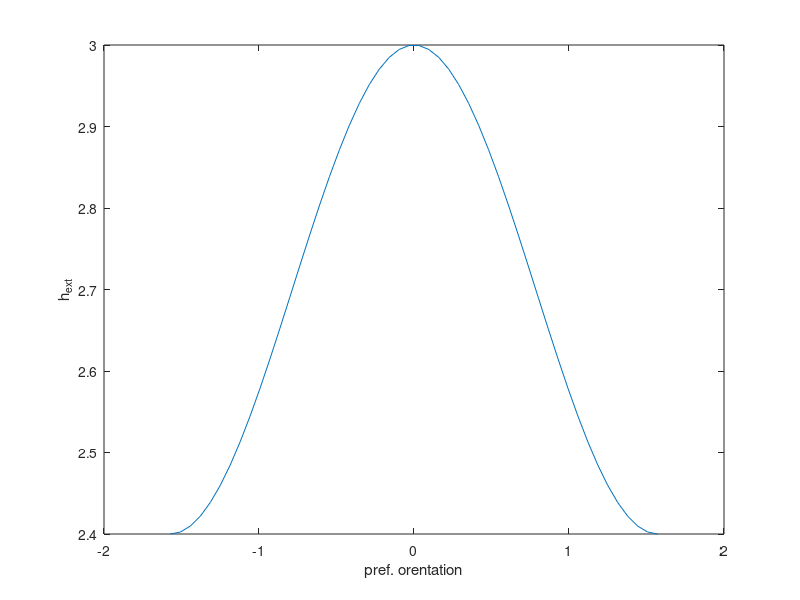
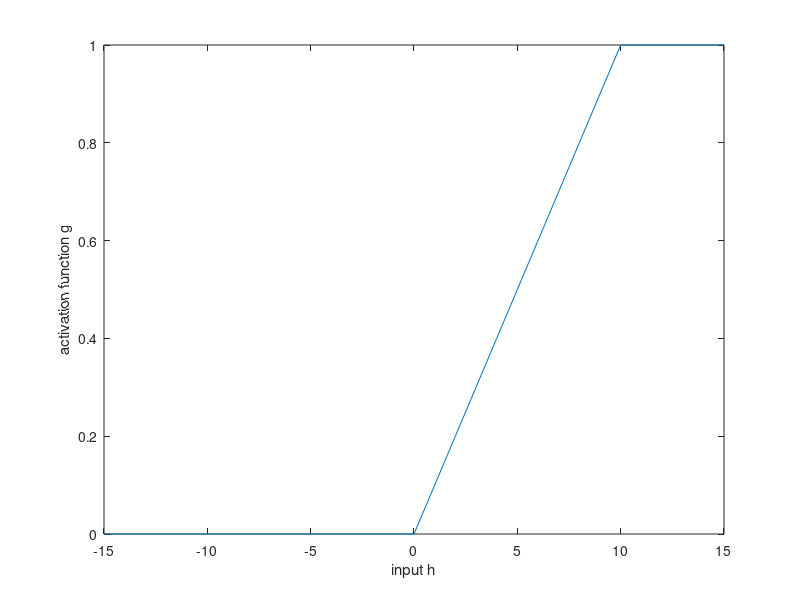
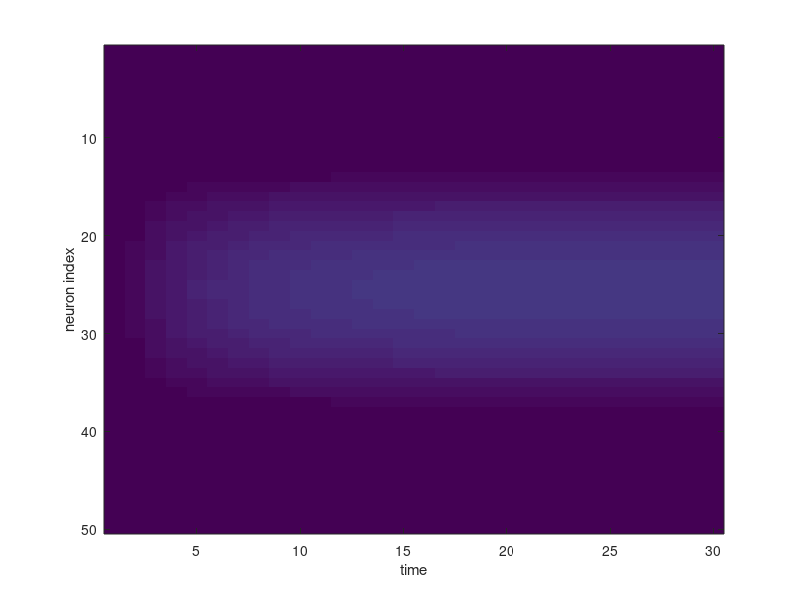
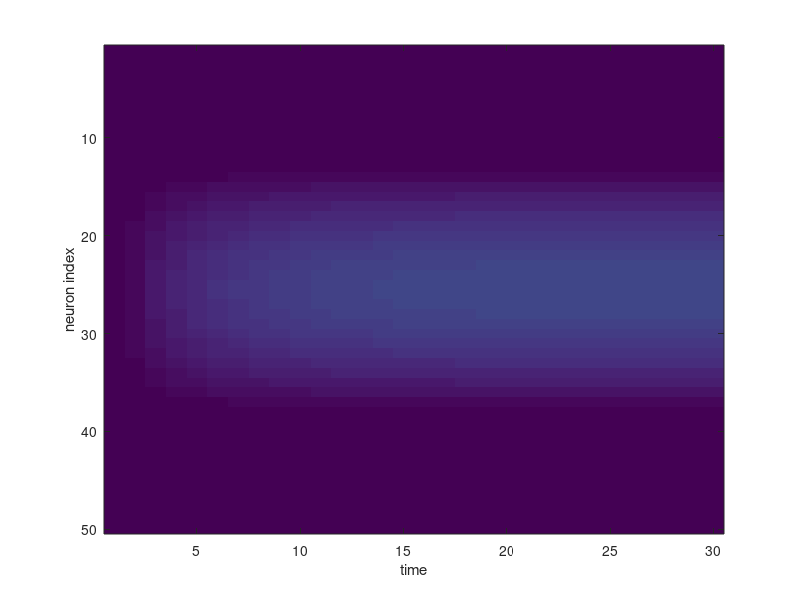

Write MATLAB code to recreate these figures, in order.
function RingNetworkAnswer
%%%%%%%% Coding the input %%%%%%%%%%%%%%%%%%%%%%%%%%%%%%%%%%%%%%%%%%%%%%
function out = h_input(theta, theta0, c, epsilon)
	out = c * ( 1 - epsilon + epsilon * cos( 2 * (theta - theta0))) ;
end
n_neurons = 50; % number of neurons
pref_angles = (-pi/2: pi/(n_neurons-1) : pi/2)'; % preferred orientation
%Matlab is vectorial so we can work with vectors
h_ext = h_input(pref_angles, 0, 3, 0.1);
%Uncomment if you want to see a plot
figure; plot(pref_angles,h_ext); xlabel('pref. orentation'); ylabel('h_{ext}')

%%%%% Coding non-linear activiation function %%%%%%%%%%%%%%%%%%%%%%
function out = activation_f(h, T, beta)
    out = (h>T).*(beta*(h - T));
    out = (out<1).*(out-1)+1; 
end
%Uncomment if you want to see a plot
figure; plot(-15:15,activation_f(-15:15,0,0.1));xlabel('input h'); ylabel('activation function g')

%%%%% Coding neuron model %%%%%%%%%%%%%%%%%%%%%%%%%%%%%%%%%%%%%%%%%%%%%%
function out = neuron_model(m, h_ext)
	tau = 5;
	threshold = 0;
	b = 0.1;
	out = m + (activation_f(h_ext, threshold, b) - m) / tau ;
end

%%%%%%%% Simulations of the neurons (not connected) %%%%%%%%%%%%%%%%%%%%%
function out = simulation_n(m, theta0, n_neurons, t_steps, epsilon, c)
	out = zeros(n_neurons,t_steps) ;
	pref_angles = (-pi/2: pi/(n_neurons-1) : pi/2)';
	for t=1:1:t_steps
		out(:,t) = m ;
		h_ext = h_input(pref_angles, theta0, c, epsilon);
		m = neuron_model(m, h_ext);
	end
end 


% Run the different simulations
m = zeros(n_neurons,1); % initialisaion of the neuron 
theta0 = 0;
n_neurons = 50 ;
t_steps = 30 ;
epsilon = 0.9 ;
simul0 = simulation_n(m, theta0, n_neurons, t_steps, epsilon, 1.2) ;
simul1 = simulation_n(m, theta0, n_neurons, t_steps, epsilon, 1.5) ;
simul2 = simulation_n(m, theta0, n_neurons, t_steps, epsilon,  4) ;

%Uncomment if you want to have some plots
figure;image(simul0*100);xlabel('time'); ylabel('neuron index')
figure;image(simul1*100);xlabel('time'); ylabel('neuron index')
figure;image(simul2*100);xlabel('time'); ylabel('neuron index')

%%%%%%%% Implementing the connections %%%%%%%%%%%%%%%%%%%%%%%%%%%%%%%%%%%%%%%%
function out = connections(n_neurons,  j0,  j2)
	out = zeros(n_neurons, n_neurons);
	pref_angles = (-pi/2: pi/(n_neurons-1) : pi/2)';
	for i=1:1:n_neurons
			out(i,:) = -j0 + j2 * cos(2*(pref_angles(i) - pref_angles));
	end
end

con = connections(50, 86, 112);
%Uncomment if you want to have some plots
%figure; image(con)


%%%%%%%% Simulating connected network %%%%%%%%%%%%%%%%%%%%%%%%%%%%%%%%%%%%%%%%
function out = simulation_c(m, theta0, n_neurons, t_steps, epsilon, c)
	%Simulate a network of neurons
	out = zeros(n_neurons,t_steps) ;
	pref_angles = (-pi/2: pi/(n_neurons-1) : pi/2)';
	con = connections(n_neurons, 86, 112);
	for t=1:1:t_steps
		out(:,t) = m ;
		h_ext = h_input(pref_angles, theta0, c, epsilon);
		m = neuron_model(m, h_ext + con*m);
	end
end

%%%%%%%% Run the different simulations of the ring network %%%%%%%%%%%%%%%%%%%%%%%%%
m = zeros(n_neurons,1);
theta0 = 0;
n_neurons = 50;
t_steps = 30;
simul_c0 = simulation_c(m, theta0, n_neurons, t_steps, 0.1, 1.2) ;
simul_c1 = simulation_c(m, theta0, n_neurons, t_steps, 0.1, 1.5) ;
simul_c2 = simulation_c(m, theta0, n_neurons, t_steps, 0.1, 4) ;

%Uncomment if you want to have some plots
figure; image(simul_c0*100);xlabel('time'); ylabel('neuron index')
figure; image(simul_c1*100);xlabel('time'); ylabel('neuron index')
figure; image(simul_c2*100);xlabel('time'); ylabel('neuron index')


%%%%%%%%%%%%%%%%%% Changing input %%%%%%%%%%%%%%%%%%%%%%%%%%%%%%
simul_c3 = simulation_c(m, theta0, n_neurons, t_steps, 0.8, 100) ;
theta1=(2*pi)/3;
simul_change = simulation_c(simul_c3(:,30), theta1, n_neurons, 500,  0.8, 100) ;
figure; image(simul_c3*100);xlabel('time'); ylabel('neuron index')
figure; image(simul_change*100);xlabel('time'); ylabel('neuron index')


%%%%%%%%%%%%%%%%%% Removing the stimulation %%%%%%%%%%%%%%%%%%%%%%%
function out = simulation_nostim(m, n_neurons, t_steps)
	out = zeros(n_neurons,t_steps) ;
	con = connections(n_neurons, 86, 112);
	
	for t=1:1:t_steps
		out(:,t) = m ;
		%Changing the first argument of the function
		m = neuron_model(m, con*m);
	end
end 
simul_nostim = simulation_nostim(simul_c0(:,30),  n_neurons, 100) ;
figure;image(simul_nostim*100);xlabel('time'); ylabel('neuron index')
end